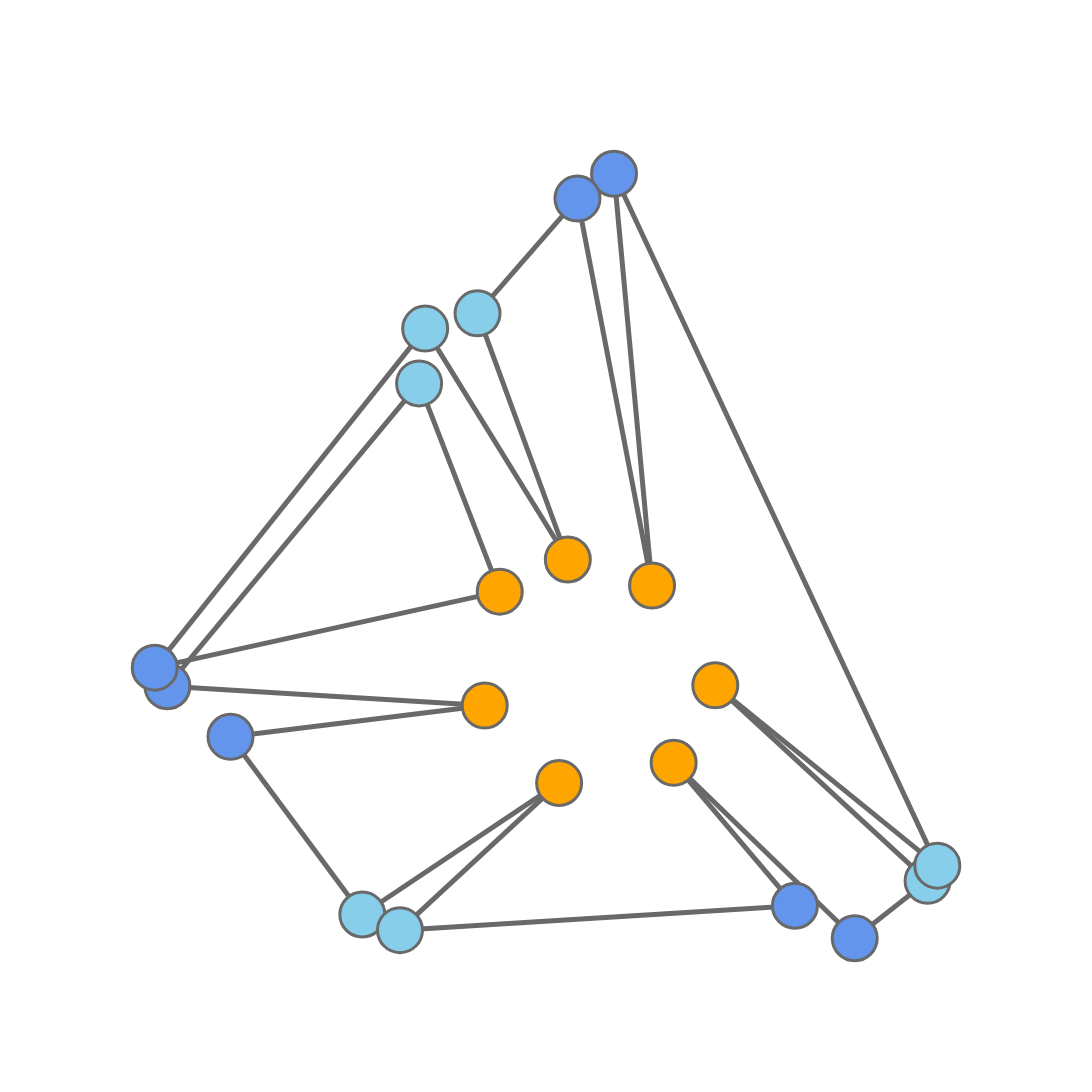

The code cell stored with this chart in its notebook:
### Code cell
fig = pgo.Figure()
    
for i in data:
    fig.add_trace(i)
        
fig.update_layout(template= 'plotly_white', 
                      showlegend=False, width=1200, height=1200,
                          scene=dict(
                              xaxis_title='',
                              yaxis_title='',
                              xaxis=dict(nticks=0,tickfont=dict(
                                    color='white')),
                              yaxis=dict(nticks=0,tickfont=dict(
                                    color='white')),
                        ))    
fig.update_xaxes(visible=False)
fig.update_yaxes(visible=False)

fig.write_image(path+fname+'_Gnodes'+str(len(G.nodes()))+'_nn'+str(n_neighbors)+'_spr'+str(spread)+'_min'+str(min_dist)+'_'+metric+'_FINAL.pdf')
fig.show()

### Figure 1 — Plotly figure (JSON) as saved in the notebook; plotly's stock layout.template omitted (floating-point values rounded to 4 significant figures)
{"data": [{"hoverinfo": "none", "line": {"color": "dimgrey", "width": 5}, "mode": "lines", "opacity": 1, "type": "scatter", "x": [0.4409, 0.3378, null, 0.4409, 0, null, 0.3378, 0.01624, null, 0.01624, 0.4217, null, 0.4217, 0.09683, null, 0.09683, 0.2653, null, 0.2653, 0.5168, null, 0.5168, 0.3134, null, 0.3134, 0.8181, null, 0.8181, 0.6631, null, 0.6631, 0.8945, null, 0.8945, 0.9876, null, 0.9876, 0.7163, null, 0.7163, 1, null, 1, 0.5869, null, 0.5869, 0.6355, null, 0.6355, 0.5402, null, 0.5402, 0.4125, null, 0.4125, 0.5279, null, 0.5279, 0.3456, null, 0.3456, 0, null], "y": [0.4534, 0.7258, null, 0.4534, 0.354, null, 0.7258, 0.3297, null, 0.3297, 0.3044, null, 0.3044, 0.2635, null, 0.2635, 0.0311, null, 0.0311, 0.2032, null, 0.2032, 0.01064, null, 0.01064, 0.04253, null, 0.04253, 0.2295, null, 0.2295, 0, null, 0, 0.0751, null, 0.0751, 0.3308, null, 0.3308, 0.09501, null, 0.09501, 1, null, 1, 0.4613, null, 0.4613, 0.9675, null, 0.9675, 0.8174, null, 0.8174, 0.4954, null, 0.4954, 0.7974, null, 0.7974, 0.354, null]}, {"hoverinfo": "text", "marker": {"color": ["orange", "skyblue", "cornflowerblue", "orange", "cornflowerblue", "skyblue", "orange", "skyblue", "cornflowerblue", "orange", "cornflowerblue", "skyblue", "orange", "skyblue", "cornflowerblue", "orange", "cornflowerblue", "skyblue", "orange", "skyblue", "cornflowerblue"], "line": {"color": "dimgrey", "width": 3}, "size": 45, "symbol": "circle"}, "mode": "markers", "text": ["0", "1", "2", "3", "4", "5", "6", "7", "8", "9", "10", "11", "12", "13", "14", "15", "16", "17", "18", "19", "20"], "type": "scatter", "x": [0.4409, 0.3378, 0.01624, 0.4217, 0.09683, 0.2653, 0.5168, 0.3134, 0.8181, 0.6631, 0.8945, 0.9876, 0.7163, 1, 0.5869, 0.6355, 0.5402, 0.4125, 0.5279, 0.3456, 0], "y": [0.4534, 0.7258, 0.3297, 0.3044, 0.2635, 0.0311, 0.2032, 0.01064, 0.04253, 0.2295, 0, 0.0751, 0.3308, 0.09501, 1, 0.4613, 0.9675, 0.8174, 0.4954, 0.7974, 0.354]}], "layout": {"height": 1200, "scene": {"xaxis": {"nticks": 0, "tickfont": {"color": "white"}, "title": {"text": ""}}, "yaxis": {"nticks": 0, "tickfont": {"color": "white"}, "title": {"text": ""}}}, "showlegend": false, "width": 1200, "xaxis": {"autorange": true, "range": [-0.09108, 1.091], "type": "linear", "visible": false}, "yaxis": {"autorange": true, "range": [-0.09182, 1.092], "type": "linear", "visible": false}}}
